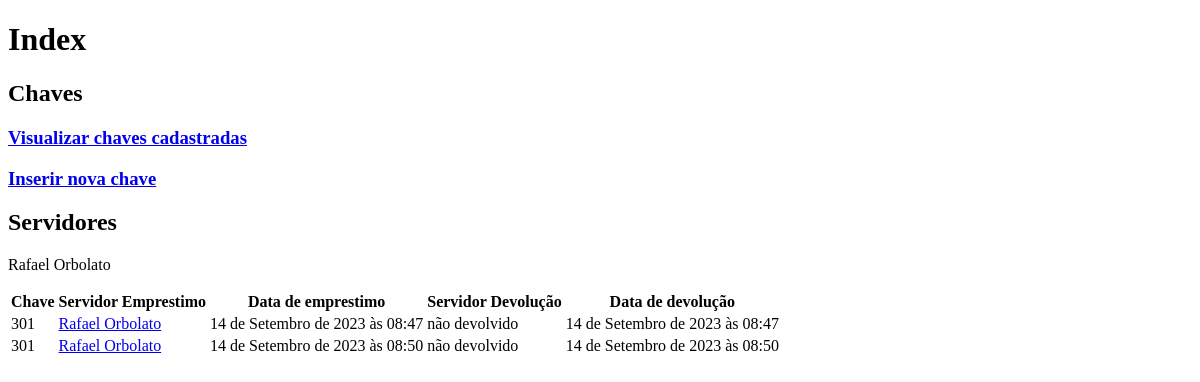
The app's page /, older data.
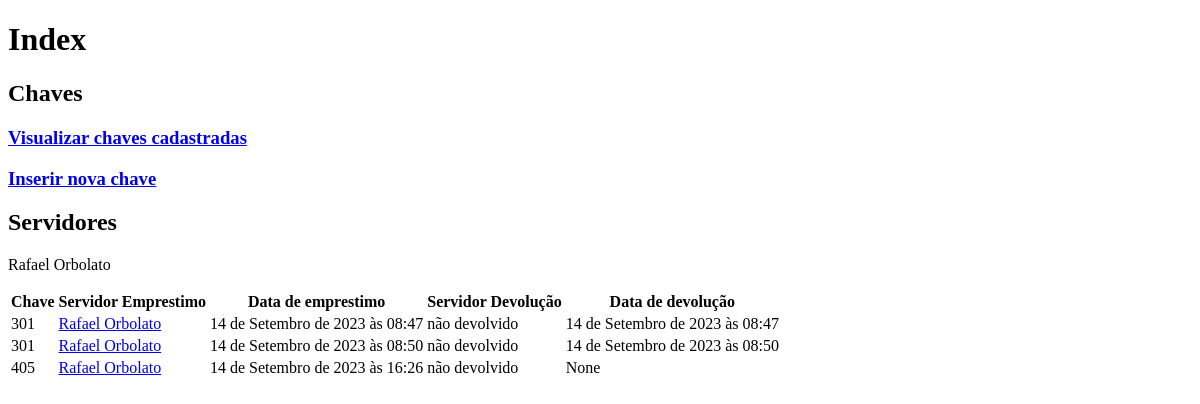
The same page, newer data.
### core/submodels/servidorModels.py (models this page shows)
class Servidor(models.Model):
    id = models.BigAutoField
    nome = models.CharField('Nome', max_length=100)
    cpf = models.CharField('CPF',max_length=15)
    contato = models.CharField('Contato do servidor',max_length=15)
    nascimento = models.DateField('Data de Nascimento')
    status = models.BooleanField('Status', default=True)
    def __str__(self):
        return self.nome

### core/submodels/emprestimoModels.py (models this page shows, shortened)
class Emprestimo(models.Model):
    id = models.BigAutoField
    dataHoraEmprestimo = models.DateTimeField('Hora Emprestimo')
    dataHoraDevolucao = models.DateTimeField('Hora Devolução', null=True, blank=True)
    status = models.BooleanField('Status', default=True)
    chaveEmprestada = models.ForeignKey(Chave, on_delete=models.CASCADE, to_field='id', related_name='chaveEmprestimo')
    servidorEmprestimo = models.ForeignKey(Servidor, on_delete=models.CASCADE, to_field='id', related_name='servidorEmprestimo')
    servidorDevolucao = models.ForeignKey(Servidor, on_delete=models.CASCADE, to_field='id', related_name='servidorDevolucao', null=True, blank=True)

### core/submodels/chaveModels.py (models this page shows)
class Chave(models.Model):
    id = models.BigAutoField
    nome = models.CharField('Nome', max_length=100)
    situacao = models.BooleanField('Situação da chave', default=True)
    status = models.BooleanField('Status',  default=True)
    def __str__(self):
        return self.nome

### core/views.py (the view)
# urls.py: path('',index, name='index'),
def index (request):
    chaves = Chave.objects.all()
    servidores = Servidor.objects.all()
    emprestimos = Emprestimo.objects.all()
    context = {
        'nome': 'Django 1',
        'chaves': chaves,
        'servidores': servidores,
        'emprestimos': emprestimos,
    }
    return render(request, 'index.html', context)

### core/templates/index.html (shortened to what this page needs)
<!DOCTYPE html>
<html lang="pt-br">
    <head>
    </head>
    <body>
        <h1> Index </h1>
        <h2> Chaves </h2>
        <h3><a href="chaves"> Visualizar chaves cadastradas</a></h3>
        <h3><a href="inserechave"> Inserir nova chave</a></h3>
        <h2> Servidores </h2>
        {% for servidor in servidores %}
            <p>{{ servidor }} </a> </p>
        {% endfor %}
        <table>
            <thead>
                <tr>
                    <th>Chave</th>
                    <th>Servidor Emprestimo</th>
                    <th>Data de emprestimo</th>
                    <th>Servidor Devolução</th>
                    <th>Data de devolução</th>
                </tr>
            </thead>
            <tbody>
            {% for emprestimo in emprestimos %}
                <tr>
                    <td>{{ emprestimo.chaveEmprestada }}</td>
                    <td> <a href="{% url 'servidorPorId' emprestimo.servidorEmprestimo.id %}">
                        {{emprestimo.servidorEmprestimo }}</a></td>
                    <td>{{ emprestimo.dataHoraEmprestimo }}</td>
                    {% if emprestimo.servidorDevolucao.id %}
                        <td><a href="{% url 'servidorPorId' emprestimo.servidorDevolucao.id %}">
                            {{ emprestimo.servidorDevolucao }}</a></td>
                        {% else %}
                            <td>  não devolvido </td>
                    {% endif %}
                    <td>{{ emprestimo.dataHoraDevolucao }}</td>
                </tr>
            {% endfor %}
            </tbody>
        </table>
    </body>
</html>

Row changes from the older to the newer data that the page shows:
added Emprestimo: chaveEmprestada "405", servidorEmprestimo "Rafael Orbolato", dataHoraEmprestimo "14 de Setembro de 2023 às 16:26", shows "não devolvido", dataHoraDevolucao "None"
